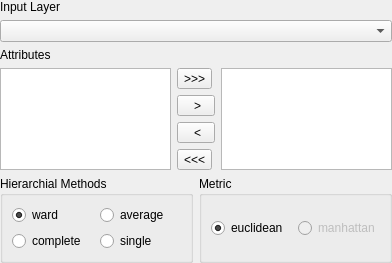
<?xml version="1.0" encoding="UTF-8"?>
<ui version="4.0">
 <class>FMEManagerWidget</class>
 <widget class="QWidget" name="FMEManagerWidget">
  <property name="geometry">
   <rect>
    <x>0</x>
    <y>0</y>
    <width>392</width>
    <height>241</height>
   </rect>
  </property>
  <property name="windowTitle">
   <string>Form</string>
  </property>
  <layout class="QGridLayout" name="gridLayout_4">
   <property name="leftMargin">
    <number>0</number>
   </property>
   <property name="topMargin">
    <number>0</number>
   </property>
   <property name="rightMargin">
    <number>0</number>
   </property>
   <property name="bottomMargin">
    <number>0</number>
   </property>
   <item row="6" column="0" colspan="3">
    <layout class="QGridLayout" name="gridLayout">
     <item row="0" column="0">
      <widget class="QGroupBox" name="groupBox_2">
       <property name="enabled">
        <bool>true</bool>
       </property>
       <property name="title">
        <string>Hierarchial Methods</string>
       </property>
       <layout class="QGridLayout" name="gridLayout_2">
        <item row="0" column="0">
         <widget class="QRadioButton" name="radioButton_1">
          <property name="autoFillBackground">
           <bool>false</bool>
          </property>
          <property name="text">
           <string>ward</string>
          </property>
          <property name="checked">
           <bool>true</bool>
          </property>
         </widget>
        </item>
        <item row="0" column="1">
         <widget class="QRadioButton" name="radioButton_3">
          <property name="text">
           <string>average</string>
          </property>
         </widget>
        </item>
        <item row="1" column="0">
         <widget class="QRadioButton" name="radioButton_2">
          <property name="text">
           <string>complete</string>
          </property>
         </widget>
        </item>
        <item row="1" column="1">
         <widget class="QRadioButton" name="radioButton_4">
          <property name="text">
           <string>single</string>
          </property>
         </widget>
        </item>
       </layout>
      </widget>
     </item>
     <item row="0" column="1">
      <widget class="QGroupBox" name="groupBox_3">
       <property name="title">
        <string>Metric</string>
       </property>
       <layout class="QGridLayout" name="gridLayout_3">
        <item row="0" column="0">
         <widget class="QRadioButton" name="radioButton_5">
          <property name="text">
           <string>euclidean</string>
          </property>
          <property name="checked">
           <bool>true</bool>
          </property>
         </widget>
        </item>
        <item row="0" column="1">
         <widget class="QRadioButton" name="radioButton_6">
          <property name="enabled">
           <bool>false</bool>
          </property>
          <property name="text">
           <string>manhattan</string>
          </property>
         </widget>
        </item>
       </layout>
      </widget>
     </item>
    </layout>
   </item>
   <item row="3" column="1">
    <widget class="QToolButton" name="toolButton_2">
     <property name="text">
      <string>   &gt;  </string>
     </property>
    </widget>
   </item>
   <item row="4" column="1">
    <widget class="QToolButton" name="toolButton_3">
     <property name="text">
      <string>   &lt;  </string>
     </property>
    </widget>
   </item>
   <item row="5" column="1">
    <widget class="QToolButton" name="toolButton_4">
     <property name="text">
      <string>&lt;&lt;&lt;</string>
     </property>
    </widget>
   </item>
   <item row="2" column="0" rowspan="4">
    <widget class="QListWidget" name="listWidget"/>
   </item>
   <item row="2" column="1">
    <widget class="QToolButton" name="toolButton_1">
     <property name="text">
      <string>&gt;&gt;&gt;</string>
     </property>
    </widget>
   </item>
   <item row="0" column="0" colspan="3">
    <layout class="QVBoxLayout" name="verticalLayout">
     <item>
      <widget class="QLabel" name="label_4">
       <property name="text">
        <string>Input Layer</string>
       </property>
      </widget>
     </item>
     <item>
      <widget class="QComboBox" name="comboBox"/>
     </item>
    </layout>
   </item>
   <item row="1" column="0">
    <widget class="QLabel" name="label_3">
     <property name="text">
      <string>Attributes</string>
     </property>
    </widget>
   </item>
   <item row="2" column="2" rowspan="4">
    <widget class="QListWidget" name="listWidget_2"/>
   </item>
  </layout>
 </widget>
 <resources/>
 <connections/>
</ui>
